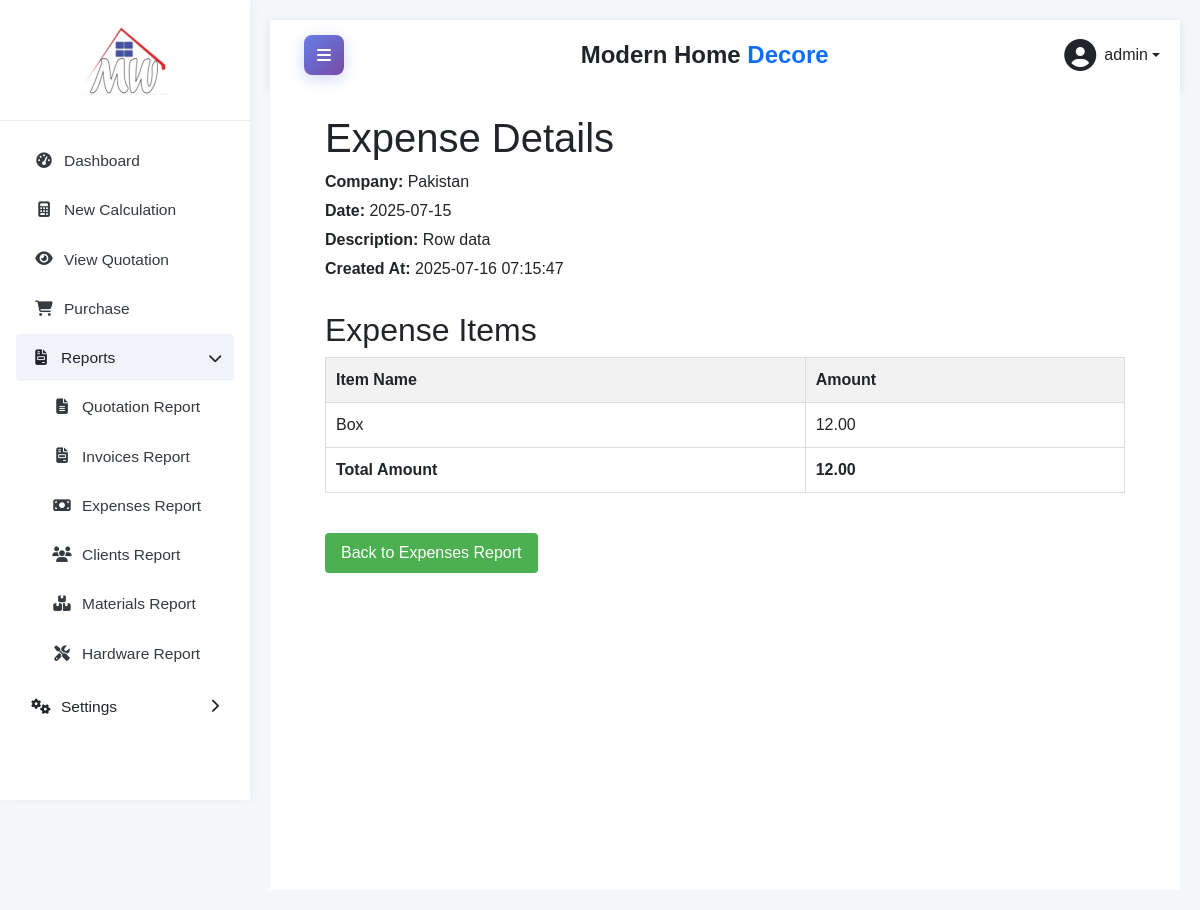
The page /index.php?page=reports_views&id=4 (signed in) on the database its author committed.
### tables this page shows
CREATE TABLE `expenses` (
  `id` int(11) NOT NULL,
  `company_id` int(11) NOT NULL,
  `expense_date` date NOT NULL,
  `description` text DEFAULT NULL,
  `total_amount` decimal(10,2) NOT NULL,
  `created_at` timestamp NULL DEFAULT current_timestamp()
);

CREATE TABLE `companies` (
  `id` int(11) NOT NULL,
  `name` varchar(255) NOT NULL,
  `description` text DEFAULT NULL,
  `created_at` timestamp NOT NULL DEFAULT current_timestamp(),
  `updated_at` timestamp NOT NULL DEFAULT current_timestamp() ON UPDATE current_timestamp()
);

CREATE TABLE `expense_items` (
  `id` int(11) NOT NULL,
  `expense_id` int(11) NOT NULL,
  `item_name` varchar(255) NOT NULL,
  `amount` decimal(10,2) NOT NULL
);

### eview.php (the view, shortened to what this page needs)
<?php
$db = new mysqli('localhost', 'root', '', 'u742242489_decore');
$expense_id = intval($_GET['id']);
$expense = $db->query("
    SELECT e.*, c.name as company_name
    FROM expenses e
    JOIN companies c ON e.company_id = c.id
    WHERE e.id = $expense_id
")->fetch_assoc();
$items = $db->query("
    SELECT * FROM expense_items
    WHERE expense_id = $expense_id
    ORDER BY id
");
?>
<!DOCTYPE html>
<html lang="en">
<head>
</head>
<body>
    <div class="detail-container">
        <h1>Expense Details</h1>
        <div class="header-info">
            <p><strong>Company:</strong> <?= htmlspecialchars($expense['company_name']) ?></p>
            <p><strong>Date:</strong> <?= htmlspecialchars($expense['expense_date']) ?></p>
            <p><strong>Description:</strong> <?= htmlspecialchars($expense['description']) ?></p>
            <p><strong>Created At:</strong> <?= htmlspecialchars($expense['created_at']) ?></p>
        </div>
        <h2>Expense Items</h2>
        <table class="detail-table">
            <thead>
                <tr>
                    <th>Item Name</th>
                    <th>Amount</th>
                </tr>
            </thead>
            <tbody>
                <?php while ($item = $items->fetch_assoc()): ?>
                    <tr>
                        <td><?= htmlspecialchars($item['item_name']) ?></td>
                        <td><?= number_format($item['amount'], 2) ?></td>
                    </tr>
                <?php endwhile; ?>
                <tr class="total-row">
                    <td>Total Amount</td>
                    <td><?= number_format($expense['total_amount'], 2) ?></td>
                </tr>
            </tbody>
        </table>
        <a href="index.php?page=reports_expenses" class="back-btn">Back to Expenses Report</a>
    </div>
</body>
</html>

### index.php (style rules this page uses)
:root { --primary: #3498db; --secondary: #2980b9; --accent: #2c3e50; --light: #f8f9fa; --dark: #343a40; }
body { font-family: 'Segoe UI', sans-serif; background-color: #f5f8fa; }

### eview.php (style rules this page uses)
body { font-family: Arial, sans-serif; margin: 20px; }
.detail-container { max-width: 800px; margin: 0 auto; }
.header-info { margin-bottom: 30px; }
.header-info p { margin: 5px 0; }
.detail-table { width: 100%; border-collapse: collapse; margin-bottom: 20px; }
.detail-table th, .detail-table td { border: 1px solid #ddd; padding: 10px; }
.detail-table th { background-color: #f2f2f2; text-align: left; }
.total-row { font-weight: bold; }
.back-btn { display: inline-block; background-color: #4CAF50; color: white; padding: 8px 16px; text-decoration: none; border-radius: 4px; margin-top: 20px; }

### rows shown on the page
expenses: company.name "Pakistan", expense_date "2025-07-15", description "Row data", created_at "2025-07-16 07:15:47", total_amount "12.00"
expense_items: item_name "Box", amount "12.00"

### other values the page prints
$_SESSION['username'] "admin"
